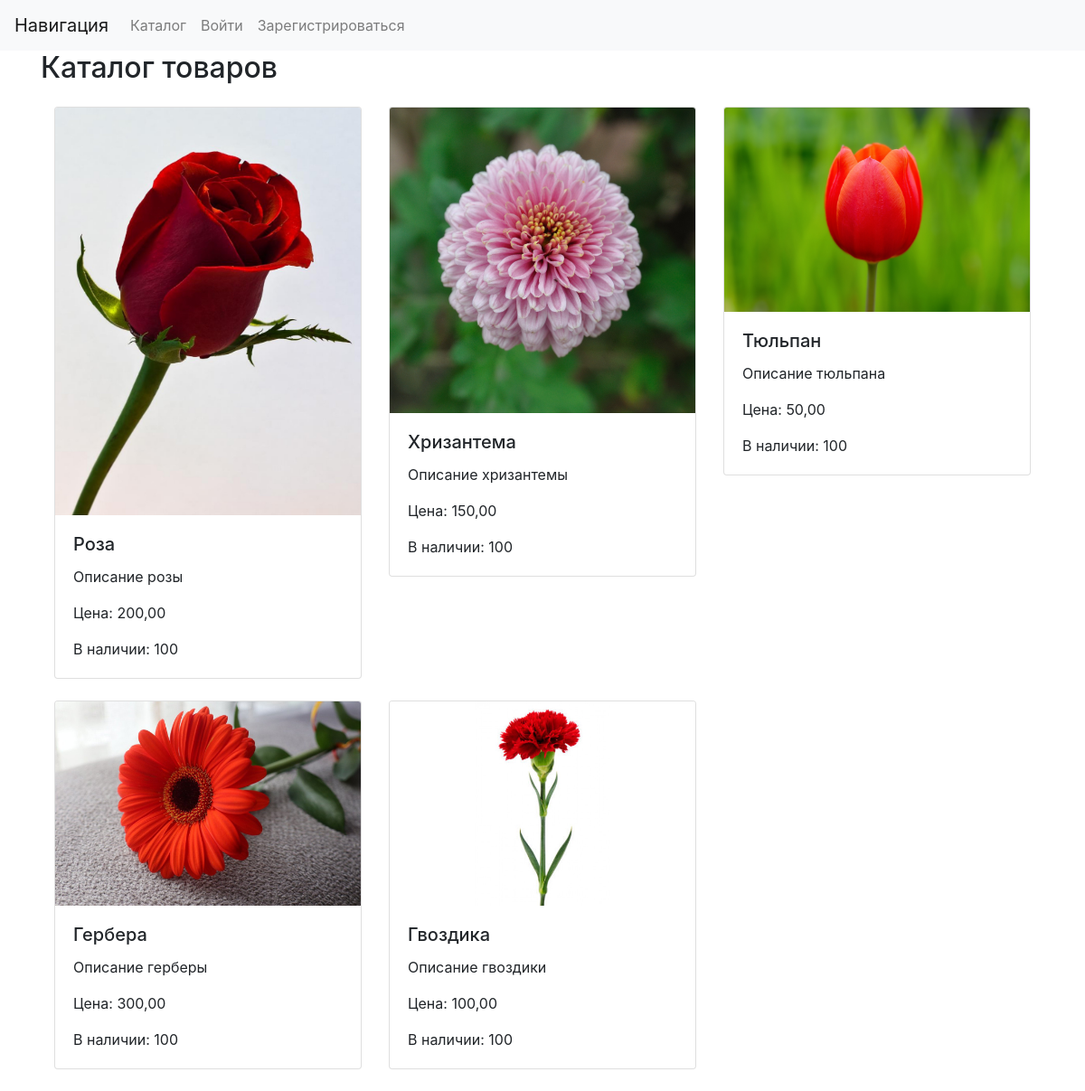
/catalog, run on the app's committed database.
### catalog/models.py (models this page shows, shortened)
class Product(models.Model):
    name = models.CharField(max_length=255)
    description = models.TextField()
    price = models.DecimalField(max_digits=10, decimal_places=2)
    stock = models.IntegerField(default=100)
    image = models.ImageField(upload_to='products/', null=True, blank=True)  # новое поле

### catalog/views.py (the view)
# urls.py: path('', catalog_view, name='catalog'),
def catalog_view(request):
    products = Product.objects.all()
    return render(request, "catalog/catalog.html", {"products":products})

### catalog/templates/catalog/catalog.html (shortened to what this page needs)
{% extends 'register/base.html'%}
{% block content %}
    <h2>Каталог товаров</h2>
    <div class="container mt-4">
        <div class="row">
            {% for product in products %}
                <div class="col-md-4 mb-4">
                    <div class="card">
                        <div class="card-image">
                            {% if product.image %}
                                <img src="{{ product.image.url }}" class="card-img-top" alt="{{ product.name }}">
                            {% endif %}
                        </div>
                        <div class="card-body">
                            <h5 class="card-title">{{ product.name }}</h5>
                            <p class="card-text">{{ product.description }}</p>
                            <p class="card-text">Цена: {{ product.price }}</p>
                            <p class="card-text">В наличии: {{ product.stock }}</p>
                        </div>
                    </div>
                </div>
            {% endfor %}
        </div>
    </div>
{% endblock %}

### register/templates/register/base.html (shortened to what this page needs)
<!DOCTYPE html>
<html lang="en">
<head>
    <link rel="stylesheet" href="https://stackpath.bootstrapcdn.com/bootstrap/4.3.1/css/bootstrap.min.css">
</head>
<body>
    {% include 'register/navbar.html' %}
    <div class="container">
        {% block content %}{% endblock %}
    </div>
</body>
</html>

### register/templates/register/navbar.html (shortened to what this page needs)
<nav class="navbar navbar-expand-lg navbar-light bg-light">
    <a class="navbar-brand" href="#">Навигация</a>
    <div class="collapse navbar-collapse" id="navbarNav">
        <ul class="navbar-nav">
            <li class="nav-item">
                <a class="nav-link" href="{% url 'catalog' %}">Каталог</a>
            </li>
            {% if not user.is_authenticated %}
            <li class="nav-item">
                <a class="nav-link" href="{% url 'login' %}">Войти</a>
            </li>
            {% endif %}
            {% if not user.is_authenticated %}
            <li class="nav-item">
                <a class="nav-link" href="{% url 'register' %}">Зарегистрироваться</a>
            </li>
            {% endif %}
        </ul>
    </div>
</nav>

### data on the page
Product: image (picture), name "Роза", description "Описание розы", price "200,00", stock "100"
Product: image (picture), name "Хризантема", description "Описание хризантемы", price "150,00", stock "100"
Product: image (picture), name "Тюльпан", description "Описание тюльпана", price "50,00", stock "100"
Product: image (picture), name "Гербера", description "Описание герберы", price "300,00", stock "100"
Product: image (picture), name "Гвоздика", description "Описание гвоздики", price "100,00", stock "100"
